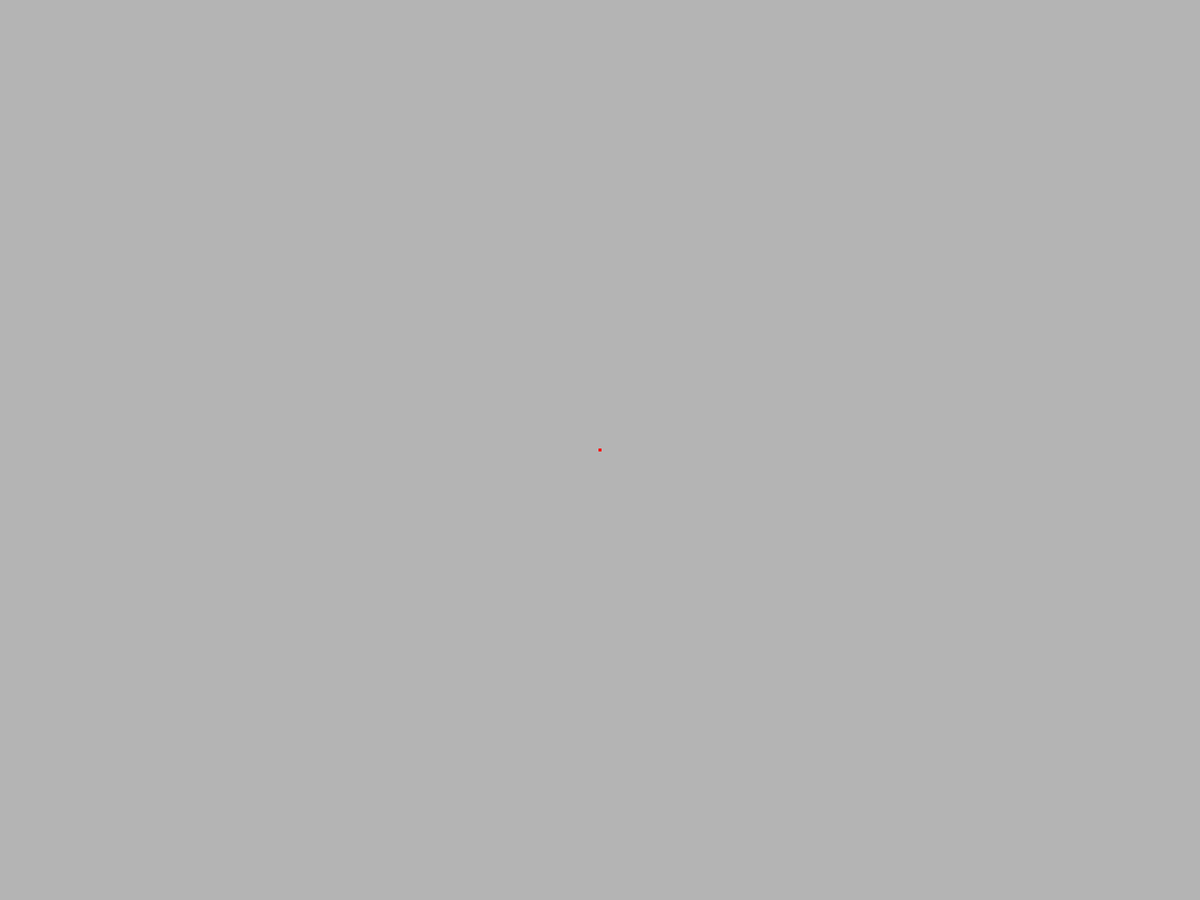
Frame 1 (no input)
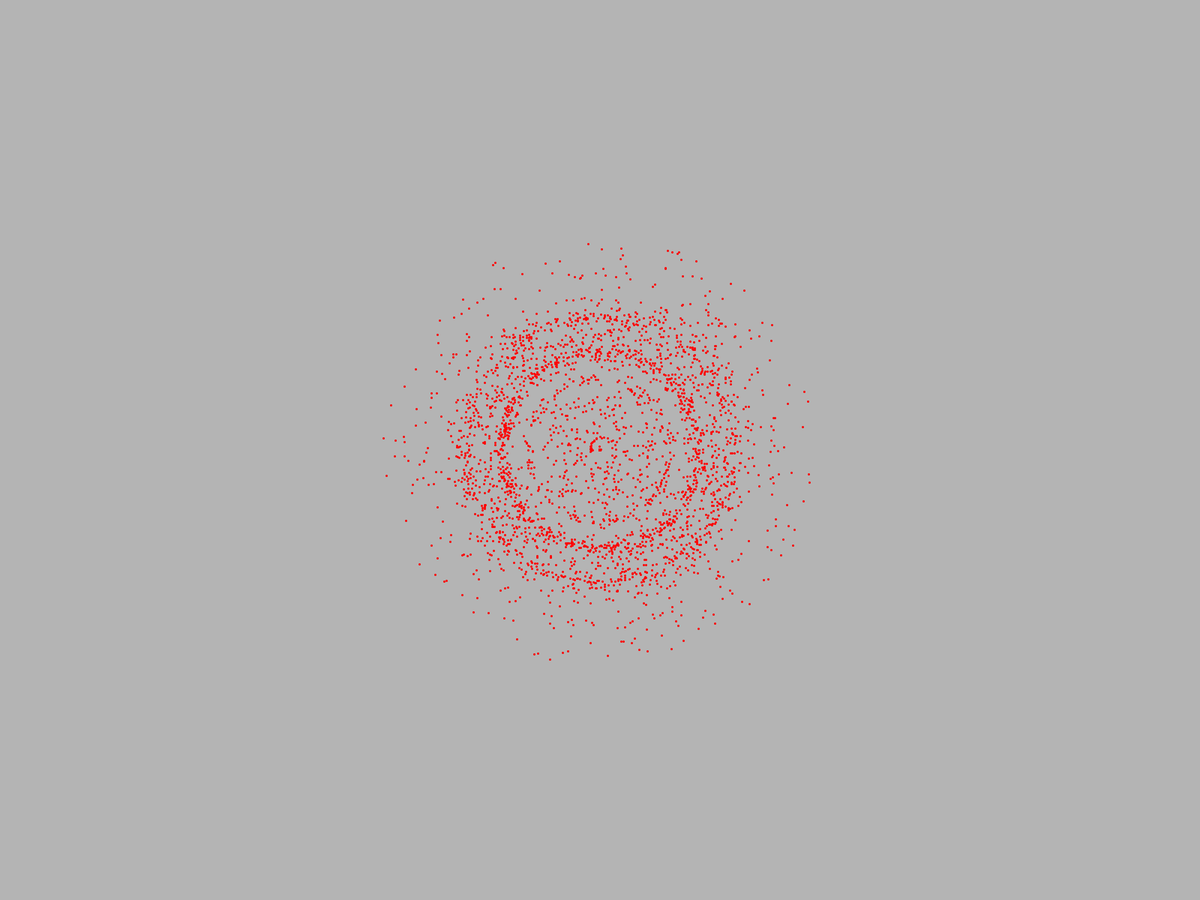
Frame 60 (the mouse pressed at the canvas centre just before this capture)
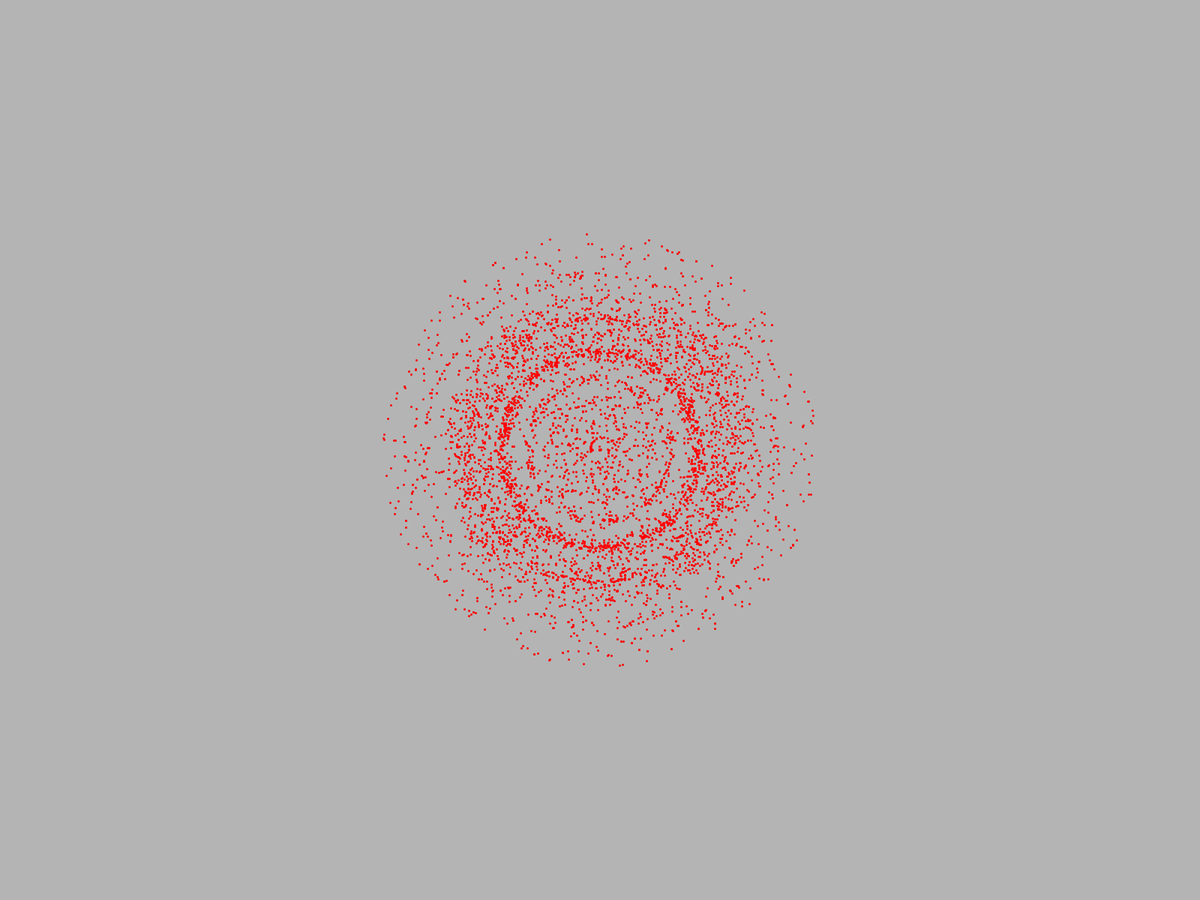
Frame 120 (the mouse held since frame 60 and released just before this capture)

The Processing sketch that drew these frames (run headless with seeded random() and noise(); from frame 60 on, the mouse is pressed at the canvas centre):

// Processing sketch: MultiCircle
// ── MultiCircle.pde
static final int levels = 128;

CircleLine main;

void setup() {
  //size(400,400);
  fullScreen();
  translate(width / 2, height / 2);
  background(180);

  main = new CircleLine(0, 0, 150, levels, 1, null);
}

float off = 0;

void draw() {
  translate(width / 2, height / 2);
  for (int i = 0; i < 50; i++) {
    //background(180);

    main.update();
    main.show();
    rotate(radians(0.1 * i + off));
    off += 0.1 * i;
  }
  rotate(radians(50));
  
}

void mousePressed() {
  save("Dot-Circle.png"); 
}

// ── CircleLine.pde
class CircleLine {

  int x;
  int y;

  int endX;
  int endY;

  int len;
  int level;

  float speed;

  float angle;

  CircleLine child;
  CircleLine parent;

  CircleLine(int x, int y, int len, int levels, float speed, CircleLine parent) {
    this.x = x;
    this.y = y;

    this.len = len;
    this.level = levels;
    this.speed = speed;

    this.parent = parent;

    if (level > 1) {
      endX = floor(len * cos(angle));
      endY = floor(len * sin(angle));

      child = new CircleLine(endX, endY, len / 2, level - 1, speed * 2, this);
    }
  }

  void update() {
    angle += (PI / 180 * (0.1 * speed)) % TWO_PI;

    if (parent != null) {
      x = parent.endX;
      y = parent.endY;
    }
    if (child != null) {
      child.update();
    }
  }

  void show() {

    endX = floor(x + len * cos(angle));
    endY = floor(y + len * sin(angle));

    colorMode(HSB);
    //stroke(map(angle % 20, 0, 20, 0, 255), 255, 255);
    stroke(map(level, 1, MultiCircle.levels, 0, 180), 255, 255);
    strokeWeight(3);

    //line(x, y, endX, endY);

    //point(endX, endY);

    if (child != null) {    
      child.show();
    } else
      point(endX, endY);
  }
}
